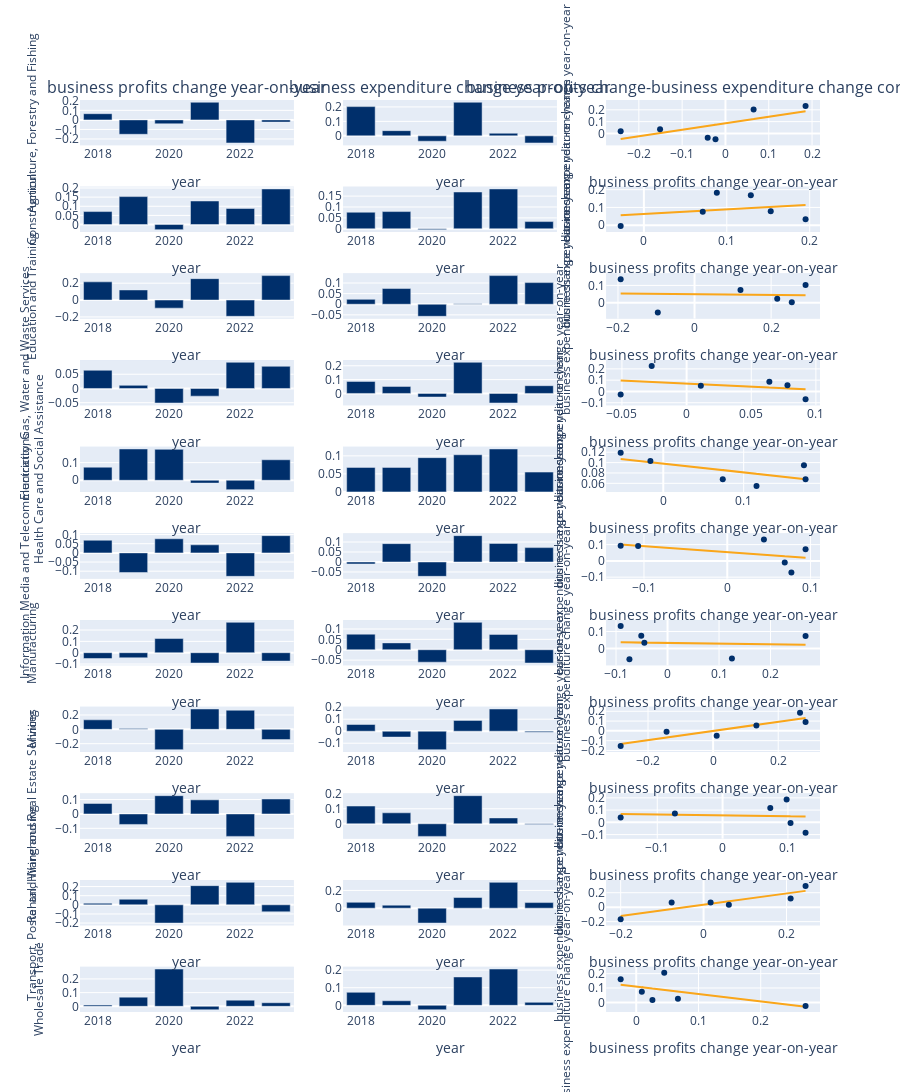

Notebook cell for this chart:
### Markdown cell above
#### business profits - business expenditure correlation

### Code cell
explore_correlations(df_bus_metric_corr, 'industry', 'year_time', 'year', 'profits_yearly_change', 'business profits change', 'expenditure_yearly_change', 'business expenditure change')

### Figure 1 — Plotly figure (JSON) as saved in the notebook; plotly's stock layout.template omitted (floating-point values rounded to 4 significant figures)
{"data": [{"marker": {"color": "#002F6B"}, "name": "business profits change year-on-year", "type": "bar", "x": ["2018-01-01T00:00:00.000000000", "2019-01-01T00:00:00.000000000", "2020-01-01T00:00:00.000000000", "2021-01-01T00:00:00.000000000", "2022-01-01T00:00:00.000000000", "2023-01-01T00:00:00.000000000"], "xaxis": "x", "y": [0.065, -0.151, -0.041, 0.185, -0.242, -0.023], "yaxis": "y", "zorder": 1}, {"marker": {"color": "#002F6B"}, "name": "business expenditure change year-on-year", "type": "bar", "x": ["2018-01-01T00:00:00.000000000", "2019-01-01T00:00:00.000000000", "2020-01-01T00:00:00.000000000", "2021-01-01T00:00:00.000000000", "2022-01-01T00:00:00.000000000", "2023-01-01T00:00:00.000000000"], "xaxis": "x2", "y": [0.202, 0.036, -0.037, 0.232, 0.018, -0.049], "yaxis": "y2", "zorder": 1}, {"marker": {"color": "#002F6B"}, "mode": "markers", "name": "business profits change-business expenditure change correlation", "type": "scatter", "x": [0.065, -0.151, -0.041, 0.185, -0.242, -0.023], "xaxis": "x3", "y": [0.202, 0.036, -0.037, 0.232, 0.018, -0.049], "yaxis": "y3", "zorder": 1}, {"line": {"color": "#FAA61A", "dash": "solid"}, "mode": "lines", "name": "Agriculture, Forestry and Fishing Fit", "showlegend": false, "type": "scatter", "x": [0.065, -0.151, -0.041, 0.185, -0.242, -0.023], "xaxis": "x3", "y": [0.1214, 0.003346, 0.06345, 0.1869, -0.04638, 0.07328], "yaxis": "y3"}, {"marker": {"color": "#002F6B"}, "name": "business profits change year-on-year", "type": "bar", "x": ["2018-01-01T00:00:00.000000000", "2019-01-01T00:00:00.000000000", "2020-01-01T00:00:00.000000000", "2021-01-01T00:00:00.000000000", "2022-01-01T00:00:00.000000000", "2023-01-01T00:00:00.000000000"], "xaxis": "x4", "y": [0.071, 0.153, -0.028, 0.129, 0.088, 0.195], "yaxis": "y4", "zorder": 1}, {"marker": {"color": "#002F6B"}, "name": "business expenditure change year-on-year", "type": "bar", "x": ["2018-01-01T00:00:00.000000000", "2019-01-01T00:00:00.000000000", "2020-01-01T00:00:00.000000000", "2021-01-01T00:00:00.000000000", "2022-01-01T00:00:00.000000000", "2023-01-01T00:00:00.000000000"], "xaxis": "x5", "y": [0.076, 0.079, -0.004, 0.169, 0.183, 0.033], "yaxis": "y5", "zorder": 1}, {"marker": {"color": "#002F6B"}, "mode": "markers", "name": "business profits change-business expenditure change correlation", "type": "scatter", "x": [0.071, 0.153, -0.028, 0.129, 0.088, 0.195], "xaxis": "x6", "y": [0.076, 0.079, -0.004, 0.169, 0.183, 0.033], "yaxis": "y6", "zorder": 1}, {"line": {"color": "#FAA61A", "dash": "solid"}, "mode": "lines", "name": "Construction Fit", "showlegend": false, "type": "scatter", "x": [0.071, 0.153, -0.028, 0.129, 0.088, 0.195], "xaxis": "x6", "y": [0.08164, 0.1024, 0.05652, 0.09635, 0.08595, 0.1131], "yaxis": "y6"}, {"marker": {"color": "#002F6B"}, "name": "business profits change year-on-year", "type": "bar", "x": ["2018-01-01T00:00:00.000000000", "2019-01-01T00:00:00.000000000", "2020-01-01T00:00:00.000000000", "2021-01-01T00:00:00.000000000", "2022-01-01T00:00:00.000000000", "2023-01-01T00:00:00.000000000"], "xaxis": "x7", "y": [0.216, 0.12, -0.096, 0.254, -0.193, 0.29], "yaxis": "y7", "zorder": 1}, {"marker": {"color": "#002F6B"}, "name": "business expenditure change year-on-year", "type": "bar", "x": ["2018-01-01T00:00:00.000000000", "2019-01-01T00:00:00.000000000", "2020-01-01T00:00:00.000000000", "2021-01-01T00:00:00.000000000", "2022-01-01T00:00:00.000000000", "2023-01-01T00:00:00.000000000"], "xaxis": "x8", "y": [0.023, 0.074, -0.057, 0.002, 0.135, 0.102], "yaxis": "y8", "zorder": 1}, {"marker": {"color": "#002F6B"}, "mode": "markers", "name": "business profits change-business expenditure change correlation", "type": "scatter", "x": [0.216, 0.12, -0.096, 0.254, -0.193, 0.29], "xaxis": "x9", "y": [0.023, 0.074, -0.057, 0.002, 0.135, 0.102], "yaxis": "y9", "zorder": 1}, {"line": {"color": "#FAA61A", "dash": "solid"}, "mode": "lines", "name": "Education and Training Fit", "showlegend": false, "type": "scatter", "x": [0.216, 0.12, -0.096, 0.254, -0.193, 0.29], "xaxis": "x9", "y": [0.04405, 0.04605, 0.05056, 0.04326, 0.05258, 0.04251], "yaxis": "y9"}, {"marker": {"color": "#002F6B"}, "name": "business profits change year-on-year", "type": "bar", "x": ["2018-01-01T00:00:00.000000000", "2019-01-01T00:00:00.000000000", "2020-01-01T00:00:00.000000000", "2021-01-01T00:00:00.000000000", "2022-01-01T00:00:00.000000000", "2023-01-01T00:00:00.000000000"], "xaxis": "x10", "y": [0.064, 0.011, -0.051, -0.027, 0.092, 0.078], "yaxis": "y10", "zorder": 1}, {"marker": {"color": "#002F6B"}, "name": "business expenditure change year-on-year", "type": "bar", "x": ["2018-01-01T00:00:00.000000000", "2019-01-01T00:00:00.000000000", "2020-01-01T00:00:00.000000000", "2021-01-01T00:00:00.000000000", "2022-01-01T00:00:00.000000000", "2023-01-01T00:00:00.000000000"], "xaxis": "x11", "y": [0.087, 0.051, -0.026, 0.225, -0.069, 0.056], "yaxis": "y11", "zorder": 1}, {"marker": {"color": "#002F6B"}, "mode": "markers", "name": "business profits change-business expenditure change correlation", "type": "scatter", "x": [0.064, 0.011, -0.051, -0.027, 0.092, 0.078], "xaxis": "x12", "y": [0.087, 0.051, -0.026, 0.225, -0.069, 0.056], "yaxis": "y12", "zorder": 1}, {"line": {"color": "#FAA61A", "dash": "solid"}, "mode": "lines", "name": "Electricity, Gas, Water and Waste Services Fit", "showlegend": false, "type": "scatter", "x": [0.064, 0.011, -0.051, -0.027, 0.092, 0.078], "xaxis": "x12", "y": [0.03406, 0.06328, 0.09746, 0.08423, 0.01863, 0.02634], "yaxis": "y12"}, {"marker": {"color": "#002F6B"}, "name": "business profits change year-on-year", "type": "bar", "x": ["2018-01-01T00:00:00.000000000", "2019-01-01T00:00:00.000000000", "2020-01-01T00:00:00.000000000", "2021-01-01T00:00:00.000000000", "2022-01-01T00:00:00.000000000", "2023-01-01T00:00:00.000000000"], "xaxis": "x13", "y": [0.074, 0.177, 0.175, -0.016, -0.053, 0.116], "yaxis": "y13", "zorder": 1}, {"marker": {"color": "#002F6B"}, "name": "business expenditure change year-on-year", "type": "bar", "x": ["2018-01-01T00:00:00.000000000", "2019-01-01T00:00:00.000000000", "2020-01-01T00:00:00.000000000", "2021-01-01T00:00:00.000000000", "2022-01-01T00:00:00.000000000", "2023-01-01T00:00:00.000000000"], "xaxis": "x14", "y": [0.068, 0.068, 0.095, 0.103, 0.119, 0.055], "yaxis": "y14", "zorder": 1}, {"marker": {"color": "#002F6B"}, "mode": "markers", "name": "business profits change-business expenditure change correlation", "type": "scatter", "x": [0.074, 0.177, 0.175, -0.016, -0.053, 0.116], "xaxis": "x15", "y": [0.068, 0.068, 0.095, 0.103, 0.119, 0.055], "yaxis": "y15", "zorder": 1}, {"line": {"color": "#FAA61A", "dash": "solid"}, "mode": "lines", "name": "Health Care and Social Assistance Fit", "showlegend": false, "type": "scatter", "x": [0.074, 0.177, 0.175, -0.016, -0.053, 0.116], "xaxis": "x15", "y": [0.08549, 0.06799, 0.06833, 0.1008, 0.1071, 0.07835], "yaxis": "y15"}, {"marker": {"color": "#002F6B"}, "name": "business profits change year-on-year", "type": "bar", "x": ["2018-01-01T00:00:00.000000000", "2019-01-01T00:00:00.000000000", "2020-01-01T00:00:00.000000000", "2021-01-01T00:00:00.000000000", "2022-01-01T00:00:00.000000000", "2023-01-01T00:00:00.000000000"], "xaxis": "x16", "y": [0.069, -0.107, 0.077, 0.044, -0.128, 0.094], "yaxis": "y16", "zorder": 1}, {"marker": {"color": "#002F6B"}, "name": "business expenditure change year-on-year", "type": "bar", "x": ["2018-01-01T00:00:00.000000000", "2019-01-01T00:00:00.000000000", "2020-01-01T00:00:00.000000000", "2021-01-01T00:00:00.000000000", "2022-01-01T00:00:00.000000000", "2023-01-01T00:00:00.000000000"], "xaxis": "x17", "y": [-0.01, 0.092, -0.072, 0.132, 0.093, 0.072], "yaxis": "y17", "zorder": 1}, {"marker": {"color": "#002F6B"}, "mode": "markers", "name": "business profits change-business expenditure change correlation", "type": "scatter", "x": [0.069, -0.107, 0.077, 0.044, -0.128, 0.094], "xaxis": "x18", "y": [-0.01, 0.092, -0.072, 0.132, 0.093, 0.072], "yaxis": "y18", "zorder": 1}, {"line": {"color": "#FAA61A", "dash": "solid"}, "mode": "lines", "name": "Information Media and Telecommunications Fit", "showlegend": false, "type": "scatter", "x": [0.069, -0.107, 0.077, 0.044, -0.128, 0.094], "xaxis": "x18", "y": [0.02888, 0.09336, 0.02595, 0.03804, 0.1011, 0.01972], "yaxis": "y18"}, {"marker": {"color": "#002F6B"}, "name": "business profits change year-on-year", "type": "bar", "x": ["2018-01-01T00:00:00.000000000", "2019-01-01T00:00:00.000000000", "2020-01-01T00:00:00.000000000", "2021-01-01T00:00:00.000000000", "2022-01-01T00:00:00.000000000", "2023-01-01T00:00:00.000000000"], "xaxis": "x19", "y": [-0.051, -0.045, 0.125, -0.091, 0.268, -0.074], "yaxis": "y19", "zorder": 1}, {"marker": {"color": "#002F6B"}, "name": "business expenditure change year-on-year", "type": "bar", "x": ["2018-01-01T00:00:00.000000000", "2019-01-01T00:00:00.000000000", "2020-01-01T00:00:00.000000000", "2021-01-01T00:00:00.000000000", "2022-01-01T00:00:00.000000000", "2023-01-01T00:00:00.000000000"], "xaxis": "x20", "y": [0.075, 0.033, -0.06, 0.132, 0.074, -0.064], "yaxis": "y20", "zorder": 1}, {"marker": {"color": "#002F6B"}, "mode": "markers", "name": "business profits change-business expenditure change correlation", "type": "scatter", "x": [-0.051, -0.045, 0.125, -0.091, 0.268, -0.074], "xaxis": "x21", "y": [0.075, 0.033, -0.06, 0.132, 0.074, -0.064], "yaxis": "y21", "zorder": 1}, {"line": {"color": "#FAA61A", "dash": "solid"}, "mode": "lines", "name": "Manufacturing Fit", "showlegend": false, "type": "scatter", "x": [-0.051, -0.045, 0.125, -0.091, 0.268, -0.074], "xaxis": "x21", "y": [0.03481, 0.03455, 0.02723, 0.03653, 0.02107, 0.0358], "yaxis": "y21"}, {"marker": {"color": "#002F6B"}, "name": "business profits change year-on-year", "type": "bar", "x": ["2018-01-01T00:00:00.000000000", "2019-01-01T00:00:00.000000000", "2020-01-01T00:00:00.000000000", "2021-01-01T00:00:00.000000000", "2022-01-01T00:00:00.000000000", "2023-01-01T00:00:00.000000000"], "xaxis": "x22", "y": [0.133, 0.011, -0.284, 0.284, 0.267, -0.143], "yaxis": "y22", "zorder": 1}, {"marker": {"color": "#002F6B"}, "name": "business expenditure change year-on-year", "type": "bar", "x": ["2018-01-01T00:00:00.000000000", "2019-01-01T00:00:00.000000000", "2020-01-01T00:00:00.000000000", "2021-01-01T00:00:00.000000000", "2022-01-01T00:00:00.000000000", "2023-01-01T00:00:00.000000000"], "xaxis": "x23", "y": [0.056, -0.049, -0.154, 0.09, 0.185, -0.009], "yaxis": "y23", "zorder": 1}, {"marker": {"color": "#002F6B"}, "mode": "markers", "name": "business profits change-business expenditure change correlation", "type": "scatter", "x": [0.133, 0.011, -0.284, 0.284, 0.267, -0.143], "xaxis": "x24", "y": [0.056, -0.049, -0.154, 0.09, 0.185, -0.009], "yaxis": "y24", "zorder": 1}, {"line": {"color": "#FAA61A", "dash": "solid"}, "mode": "lines", "name": "Mining Fit", "showlegend": false, "type": "scatter", "x": [0.133, 0.011, -0.284, 0.284, 0.267, -0.143], "xaxis": "x24", "y": [0.06131, 0.004024, -0.1345, 0.1322, 0.1242, -0.06829], "yaxis": "y24"}, {"marker": {"color": "#002F6B"}, "name": "business profits change year-on-year", "type": "bar", "x": ["2018-01-01T00:00:00.000000000", "2019-01-01T00:00:00.000000000", "2020-01-01T00:00:00.000000000", "2021-01-01T00:00:00.000000000", "2022-01-01T00:00:00.000000000", "2023-01-01T00:00:00.000000000"], "xaxis": "x25", "y": [0.073, -0.073, 0.127, 0.098, -0.156, 0.104], "yaxis": "y25", "zorder": 1}, {"marker": {"color": "#002F6B"}, "name": "business expenditure change year-on-year", "type": "bar", "x": ["2018-01-01T00:00:00.000000000", "2019-01-01T00:00:00.000000000", "2020-01-01T00:00:00.000000000", "2021-01-01T00:00:00.000000000", "2022-01-01T00:00:00.000000000", "2023-01-01T00:00:00.000000000"], "xaxis": "x26", "y": [0.118, 0.073, -0.084, 0.187, 0.039, -0.005], "yaxis": "y26", "zorder": 1}, {"marker": {"color": "#002F6B"}, "mode": "markers", "name": "business profits change-business expenditure change correlation", "type": "scatter", "x": [0.073, -0.073, 0.127, 0.098, -0.156, 0.104], "xaxis": "x27", "y": [0.118, 0.073, -0.084, 0.187, 0.039, -0.005], "yaxis": "y27", "zorder": 1}, {"line": {"color": "#FAA61A", "dash": "solid"}, "mode": "lines", "name": "Rental, Hiring and Real Estate Services Fit", "showlegend": false, "type": "scatter", "x": [0.073, -0.073, 0.127, 0.098, -0.156, 0.104], "xaxis": "x27", "y": [0.05127, 0.0625, 0.04712, 0.04935, 0.06888, 0.04889], "yaxis": "y27"}, {"marker": {"color": "#002F6B"}, "name": "business profits change year-on-year", "type": "bar", "x": ["2018-01-01T00:00:00.000000000", "2019-01-01T00:00:00.000000000", "2020-01-01T00:00:00.000000000", "2021-01-01T00:00:00.000000000", "2022-01-01T00:00:00.000000000", "2023-01-01T00:00:00.000000000"], "xaxis": "x28", "y": [0.017, 0.061, -0.2, 0.21, 0.246, -0.077], "yaxis": "y28", "zorder": 1}, {"marker": {"color": "#002F6B"}, "name": "business expenditure change year-on-year", "type": "bar", "x": ["2018-01-01T00:00:00.000000000", "2019-01-01T00:00:00.000000000", "2020-01-01T00:00:00.000000000", "2021-01-01T00:00:00.000000000", "2022-01-01T00:00:00.000000000", "2023-01-01T00:00:00.000000000"], "xaxis": "x29", "y": [0.066, 0.034, -0.168, 0.12, 0.291, 0.063], "yaxis": "y29", "zorder": 1}, {"marker": {"color": "#002F6B"}, "mode": "markers", "name": "business profits change-business expenditure change correlation", "type": "scatter", "x": [0.017, 0.061, -0.2, 0.21, 0.246, -0.077], "xaxis": "x30", "y": [0.066, 0.034, -0.168, 0.12, 0.291, 0.063], "yaxis": "y30", "zorder": 1}, {"line": {"color": "#FAA61A", "dash": "solid"}, "mode": "lines", "name": "Transport, Postal and Warehousing Fit", "showlegend": false, "type": "scatter", "x": [0.017, 0.061, -0.2, 0.21, 0.246, -0.077], "xaxis": "x30", "y": [0.04763, 0.08176, -0.1207, 0.1973, 0.2253, -0.02528], "yaxis": "y30"}, {"marker": {"color": "#002F6B"}, "name": "business profits change year-on-year", "type": "bar", "x": ["2018-01-01T00:00:00.000000000", "2019-01-01T00:00:00.000000000", "2020-01-01T00:00:00.000000000", "2021-01-01T00:00:00.000000000", "2022-01-01T00:00:00.000000000", "2023-01-01T00:00:00.000000000"], "xaxis": "x31", "y": [0.009, 0.067, 0.272, -0.025, 0.045, 0.026], "yaxis": "y31", "zorder": 1}, {"marker": {"color": "#002F6B"}, "name": "business expenditure change year-on-year", "type": "bar", "x": ["2018-01-01T00:00:00.000000000", "2019-01-01T00:00:00.000000000", "2020-01-01T00:00:00.000000000", "2021-01-01T00:00:00.000000000", "2022-01-01T00:00:00.000000000", "2023-01-01T00:00:00.000000000"], "xaxis": "x32", "y": [0.074, 0.026, -0.025, 0.161, 0.206, 0.017], "yaxis": "y32", "zorder": 1}, {"marker": {"color": "#002F6B"}, "mode": "markers", "name": "business profits change-business expenditure change correlation", "type": "scatter", "x": [0.009, 0.067, 0.272, -0.025, 0.045, 0.026], "xaxis": "x33", "y": [0.074, 0.026, -0.025, 0.161, 0.206, 0.017], "yaxis": "y33", "zorder": 1}, {"line": {"color": "#FAA61A", "dash": "solid"}, "mode": "lines", "name": "Wholesale Trade Fit", "showlegend": false, "type": "scatter", "x": [0.009, 0.067, 0.272, -0.025, 0.045, 0.026], "xaxis": "x33", "y": [0.1057, 0.07581, -0.02977, 0.1232, 0.08714, 0.09693], "yaxis": "y33"}], "layout": {"annotations": [{"font": {"size": 16}, "showarrow": false, "text": "business profits change year-on-year", "x": 0.1444, "xanchor": "center", "xref": "paper", "y": 1.0, "yanchor": "bottom", "yref": "paper"}, {"font": {"size": 16}, "showarrow": false, "text": "business expenditure change year-on-year", "x": 0.5, "xanchor": "center", "xref": "paper", "y": 1.0, "yanchor": "bottom", "yref": "paper"}, {"font": {"size": 16}, "showarrow": false, "text": "business profits change-business expenditure change correlation", "x": 0.8556, "xanchor": "center", "xref": "paper", "y": 1.0, "yanchor": "bottom", "yref": "paper"}], "height": 5000, "showlegend": false, "xaxis": {"anchor": "y", "domain": [0, 0.2889], "title": {"text": "year"}}, "xaxis10": {"anchor": "y10", "domain": [0, 0.2889], "title": {"text": "year"}}, "xaxis11": {"anchor": "y11", "domain": [0.3556, 0.6444], "title": {"text": "year"}}, "xaxis12": {"anchor": "y12", "domain": [0.7111, 1], "title": {"text": "business profits change year-on-year"}}, "xaxis13": {"anchor": "y13", "domain": [0, 0.2889], "title": {"text": "year"}}, "xaxis14": {"anchor": "y14", "domain": [0.3556, 0.6444], "title": {"text": "year"}}, "xaxis15": {"anchor": "y15", "domain": [0.7111, 1], "title": {"text": "business profits change year-on-year"}}, "xaxis16": {"anchor": "y16", "domain": [0, 0.2889], "title": {"text": "year"}}, "xaxis17": {"anchor": "y17", "domain": [0.3556, 0.6444], "title": {"text": "year"}}, "xaxis18": {"anchor": "y18", "domain": [0.7111, 1], "title": {"text": "business profits change year-on-year"}}, "xaxis19": {"anchor": "y19", "domain": [0, 0.2889], "title": {"text": "year"}}, "xaxis2": {"anchor": "y2", "domain": [0.3556, 0.6444], "title": {"text": "year"}}, "xaxis20": {"anchor": "y20", "domain": [0.3556, 0.6444], "title": {"text": "year"}}, "xaxis21": {"anchor": "y21", "domain": [0.7111, 1], "title": {"text": "business profits change year-on-year"}}, "xaxis22": {"anchor": "y22", "domain": [0, 0.2889], "title": {"text": "year"}}, "xaxis23": {"anchor": "y23", "domain": [0.3556, 0.6444], "title": {"text": "year"}}, "xaxis24": {"anchor": "y24", "domain": [0.7111, 1], "title": {"text": "business profits change year-on-year"}}, "xaxis25": {"anchor": "y25", "domain": [0, 0.2889], "title": {"text": "year"}}, "xaxis26": {"anchor": "y26", "domain": [0.3556, 0.6444], "title": {"text": "year"}}, "xaxis27": {"anchor": "y27", "domain": [0.7111, 1], "title": {"text": "business profits change year-on-year"}}, "xaxis28": {"anchor": "y28", "domain": [0, 0.2889], "title": {"text": "year"}}, "xaxis29": {"anchor": "y29", "domain": [0.3556, 0.6444], "title": {"text": "year"}}, "xaxis3": {"anchor": "y3", "domain": [0.7111, 1], "title": {"text": "business profits change year-on-year"}}, "xaxis30": {"anchor": "y30", "domain": [0.7111, 1], "title": {"text": "business profits change year-on-year"}}, "xaxis31": {"anchor": "y31", "domain": [0, 0.2889], "title": {"text": "year"}}, "xaxis32": {"anchor": "y32", "domain": [0.3556, 0.6444], "title": {"text": "year"}}, "xaxis33": {"anchor": "y33", "domain": [0.7111, 1], "title": {"text": "business profits change year-on-year"}}, "xaxis4": {"anchor": "y4", "domain": [0, 0.2889], "title": {"text": "year"}}, "xaxis5": {"anchor": "y5", "domain": [0.3556, 0.6444], "title": {"text": "year"}}, "xaxis6": {"anchor": "y6", "domain": [0.7111, 1], "title": {"text": "business profits change year-on-year"}}, "xaxis7": {"anchor": "y7", "domain": [0, 0.2889], "title": {"text": "year"}}, "xaxis8": {"anchor": "y8", "domain": [0.3556, 0.6444], "title": {"text": "year"}}, "xaxis9": {"anchor": "y9", "domain": [0.7111, 1], "title": {"text": "business profits change year-on-year"}}, "yaxis": {"anchor": "x", "domain": [0.9504, 1.0], "title": {"font": {"size": 12}, "text": "Agriculture, Forestry and Fishing"}}, "yaxis10": {"anchor": "x10", "domain": [0.6653, 0.7149], "title": {"font": {"size": 12}, "text": "Electricity, Gas, Water and Waste Services"}}, "yaxis11": {"anchor": "x11", "domain": [0.6653, 0.7149], "title": {"font": {"size": 12}}}, "yaxis12": {"anchor": "x12", "domain": [0.6653, 0.7149], "title": {"font": {"size": 12}, "text": "business expenditure change year-on-year"}}, "yaxis13": {"anchor": "x13", "domain": [0.5702, 0.6198], "title": {"font": {"size": 12}, "text": "Health Care and Social Assistance"}}, "yaxis14": {"anchor": "x14", "domain": [0.5702, 0.6198], "title": {"font": {"size": 12}}}, "yaxis15": {"anchor": "x15", "domain": [0.5702, 0.6198], "title": {"font": {"size": 12}, "text": "business expenditure change year-on-year"}}, "yaxis16": {"anchor": "x16", "domain": [0.4752, 0.5248], "title": {"font": {"size": 12}, "text": "Information Media and Telecommunications"}}, "yaxis17": {"anchor": "x17", "domain": [0.4752, 0.5248], "title": {"font": {"size": 12}}}, "yaxis18": {"anchor": "x18", "domain": [0.4752, 0.5248], "title": {"font": {"size": 12}, "text": "business expenditure change year-on-year"}}, "yaxis19": {"anchor": "x19", "domain": [0.3802, 0.4298], "title": {"font": {"size": 12}, "text": "Manufacturing"}}, "yaxis2": {"anchor": "x2", "domain": [0.9504, 1.0], "title": {"font": {"size": 12}}}, "yaxis20": {"anchor": "x20", "domain": [0.3802, 0.4298], "title": {"font": {"size": 12}}}, "yaxis21": {"anchor": "x21", "domain": [0.3802, 0.4298], "title": {"font": {"size": 12}, "text": "business expenditure change year-on-year"}}, "yaxis22": {"anchor": "x22", "domain": [0.2851, 0.3347], "title": {"font": {"size": 12}, "text": "Mining"}}, "yaxis23": {"anchor": "x23", "domain": [0.2851, 0.3347], "title": {"font": {"size": 12}}}, "yaxis24": {"anchor": "x24", "domain": [0.2851, 0.3347], "title": {"font": {"size": 12}, "text": "business expenditure change year-on-year"}}, "yaxis25": {"anchor": "x25", "domain": [0.1901, 0.2397], "title": {"font": {"size": 12}, "text": "Rental, Hiring and Real Estate Services"}}, "yaxis26": {"anchor": "x26", "domain": [0.1901, 0.2397], "title": {"font": {"size": 12}}}, "yaxis27": {"anchor": "x27", "domain": [0.1901, 0.2397], "title": {"font": {"size": 12}, "text": "business expenditure change year-on-year"}}, "yaxis28": {"anchor": "x28", "domain": [0.09504, 0.1446], "title": {"font": {"size": 12}, "text": "Transport, Postal and Warehousing"}}, "yaxis29": {"anchor": "x29", "domain": [0.09504, 0.1446], "title": {"font": {"size": 12}}}, "yaxis3": {"anchor": "x3", "domain": [0.9504, 1.0], "title": {"font": {"size": 12}, "text": "business expenditure change year-on-year"}}, "yaxis30": {"anchor": "x30", "domain": [0.09504, 0.1446], "title": {"font": {"size": 12}, "text": "business expenditure change year-on-year"}}, "yaxis31": {"anchor": "x31", "domain": [0, 0.04959], "title": {"font": {"size": 12}, "text": "Wholesale Trade"}}, "yaxis32": {"anchor": "x32", "domain": [0, 0.04959], "title": {"font": {"size": 12}}}, "yaxis33": {"anchor": "x33", "domain": [0, 0.04959], "title": {"font": {"size": 12}, "text": "business expenditure change year-on-year"}}, "yaxis4": {"anchor": "x4", "domain": [0.8554, 0.905], "title": {"font": {"size": 12}, "text": "Construction"}}, "yaxis5": {"anchor": "x5", "domain": [0.8554, 0.905], "title": {"font": {"size": 12}}}, "yaxis6": {"anchor": "x6", "domain": [0.8554, 0.905], "title": {"font": {"size": 12}, "text": "business expenditure change year-on-year"}}, "yaxis7": {"anchor": "x7", "domain": [0.7603, 0.8099], "title": {"font": {"size": 12}, "text": "Education and Training"}}, "yaxis8": {"anchor": "x8", "domain": [0.7603, 0.8099], "title": {"font": {"size": 12}}}, "yaxis9": {"anchor": "x9", "domain": [0.7603, 0.8099], "title": {"font": {"size": 12}, "text": "business expenditure change year-on-year"}}}}
